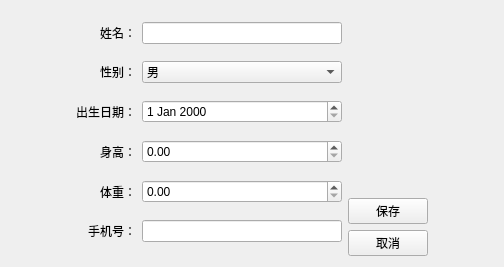
<?xml version="1.0" encoding="UTF-8"?>
<ui version="4.0">
 <class>PatientEdit</class>
 <widget class="QWidget" name="PatientEdit">
  <property name="geometry">
   <rect>
    <x>0</x>
    <y>0</y>
    <width>504</width>
    <height>267</height>
   </rect>
  </property>
  <property name="windowTitle">
   <string>编辑患者信息</string>
  </property>
  <layout class="QHBoxLayout" name="horizontalLayout_2">
   <item>
    <layout class="QHBoxLayout" name="horizontalLayout">
     <item>
      <spacer name="horizontalSpacer">
       <property name="orientation">
        <enum>Qt::Horizontal</enum>
       </property>
       <property name="sizeHint" stdset="0">
        <size>
         <width>40</width>
         <height>20</height>
        </size>
       </property>
      </spacer>
     </item>
     <item>
      <layout class="QGridLayout" name="gridLayout">
       <item row="0" column="1">
        <widget class="QLineEdit" name="name">
         <property name="sizePolicy">
          <sizepolicy hsizetype="Minimum" vsizetype="Fixed">
           <horstretch>0</horstretch>
           <verstretch>0</verstretch>
          </sizepolicy>
         </property>
         <property name="minimumSize">
          <size>
           <width>200</width>
           <height>0</height>
          </size>
         </property>
        </widget>
       </item>
       <item row="1" column="0">
        <widget class="QLabel" name="label_10">
         <property name="font">
          <font>
           <kerning>true</kerning>
          </font>
         </property>
         <property name="text">
          <string>性别：</string>
         </property>
         <property name="alignment">
          <set>Qt::AlignRight|Qt::AlignTrailing|Qt::AlignVCenter</set>
         </property>
        </widget>
       </item>
       <item row="3" column="0">
        <widget class="QLabel" name="label_9">
         <property name="font">
          <font>
           <kerning>true</kerning>
          </font>
         </property>
         <property name="text">
          <string>身高：</string>
         </property>
         <property name="alignment">
          <set>Qt::AlignRight|Qt::AlignTrailing|Qt::AlignVCenter</set>
         </property>
        </widget>
       </item>
       <item row="2" column="1">
        <widget class="QDateEdit" name="dateOfBirth">
         <property name="sizePolicy">
          <sizepolicy hsizetype="Minimum" vsizetype="Fixed">
           <horstretch>0</horstretch>
           <verstretch>0</verstretch>
          </sizepolicy>
         </property>
         <property name="minimumSize">
          <size>
           <width>200</width>
           <height>0</height>
          </size>
         </property>
        </widget>
       </item>
       <item row="0" column="0">
        <widget class="QLabel" name="label_14">
         <property name="font">
          <font>
           <kerning>true</kerning>
          </font>
         </property>
         <property name="text">
          <string>姓名：</string>
         </property>
         <property name="alignment">
          <set>Qt::AlignRight|Qt::AlignTrailing|Qt::AlignVCenter</set>
         </property>
        </widget>
       </item>
       <item row="4" column="0">
        <widget class="QLabel" name="label_11">
         <property name="font">
          <font>
           <kerning>true</kerning>
          </font>
         </property>
         <property name="text">
          <string>体重：</string>
         </property>
         <property name="alignment">
          <set>Qt::AlignRight|Qt::AlignTrailing|Qt::AlignVCenter</set>
         </property>
        </widget>
       </item>
       <item row="3" column="1">
        <widget class="QDoubleSpinBox" name="height">
         <property name="sizePolicy">
          <sizepolicy hsizetype="Minimum" vsizetype="Fixed">
           <horstretch>0</horstretch>
           <verstretch>0</verstretch>
          </sizepolicy>
         </property>
         <property name="minimumSize">
          <size>
           <width>200</width>
           <height>0</height>
          </size>
         </property>
         <property name="maximum">
          <double>999.000000000000000</double>
         </property>
         <property name="singleStep">
          <double>1.000000000000000</double>
         </property>
        </widget>
       </item>
       <item row="5" column="0">
        <widget class="QLabel" name="label_12">
         <property name="font">
          <font>
           <kerning>true</kerning>
          </font>
         </property>
         <property name="text">
          <string>手机号：</string>
         </property>
         <property name="alignment">
          <set>Qt::AlignRight|Qt::AlignTrailing|Qt::AlignVCenter</set>
         </property>
        </widget>
       </item>
       <item row="1" column="1">
        <widget class="QComboBox" name="gender">
         <property name="sizePolicy">
          <sizepolicy hsizetype="Minimum" vsizetype="Fixed">
           <horstretch>0</horstretch>
           <verstretch>0</verstretch>
          </sizepolicy>
         </property>
         <property name="minimumSize">
          <size>
           <width>200</width>
           <height>0</height>
          </size>
         </property>
         <item>
          <property name="text">
           <string>男</string>
          </property>
         </item>
         <item>
          <property name="text">
           <string>女</string>
          </property>
         </item>
        </widget>
       </item>
       <item row="2" column="0">
        <widget class="QLabel" name="label_16">
         <property name="font">
          <font>
           <kerning>true</kerning>
          </font>
         </property>
         <property name="text">
          <string>出生日期：</string>
         </property>
         <property name="alignment">
          <set>Qt::AlignRight|Qt::AlignTrailing|Qt::AlignVCenter</set>
         </property>
        </widget>
       </item>
       <item row="4" column="1">
        <widget class="QDoubleSpinBox" name="weight">
         <property name="sizePolicy">
          <sizepolicy hsizetype="Minimum" vsizetype="Fixed">
           <horstretch>0</horstretch>
           <verstretch>0</verstretch>
          </sizepolicy>
         </property>
         <property name="minimumSize">
          <size>
           <width>200</width>
           <height>0</height>
          </size>
         </property>
         <property name="maximum">
          <double>999.990000000000009</double>
         </property>
         <property name="singleStep">
          <double>1.000000000000000</double>
         </property>
        </widget>
       </item>
       <item row="5" column="1">
        <widget class="QLineEdit" name="phoneNum">
         <property name="sizePolicy">
          <sizepolicy hsizetype="Minimum" vsizetype="Fixed">
           <horstretch>0</horstretch>
           <verstretch>0</verstretch>
          </sizepolicy>
         </property>
         <property name="minimumSize">
          <size>
           <width>200</width>
           <height>0</height>
          </size>
         </property>
        </widget>
       </item>
      </layout>
     </item>
     <item>
      <layout class="QVBoxLayout" name="verticalLayout">
       <item>
        <spacer name="verticalSpacer">
         <property name="orientation">
          <enum>Qt::Vertical</enum>
         </property>
         <property name="sizeHint" stdset="0">
          <size>
           <width>20</width>
           <height>40</height>
          </size>
         </property>
        </spacer>
       </item>
       <item>
        <widget class="QPushButton" name="btnSave">
         <property name="text">
          <string>保存</string>
         </property>
        </widget>
       </item>
       <item>
        <widget class="QPushButton" name="btnCancel">
         <property name="text">
          <string>取消</string>
         </property>
        </widget>
       </item>
      </layout>
     </item>
     <item>
      <spacer name="horizontalSpacer_2">
       <property name="orientation">
        <enum>Qt::Horizontal</enum>
       </property>
       <property name="sizeHint" stdset="0">
        <size>
         <width>40</width>
         <height>20</height>
        </size>
       </property>
      </spacer>
     </item>
    </layout>
   </item>
  </layout>
 </widget>
 <resources/>
 <connections/>
</ui>
